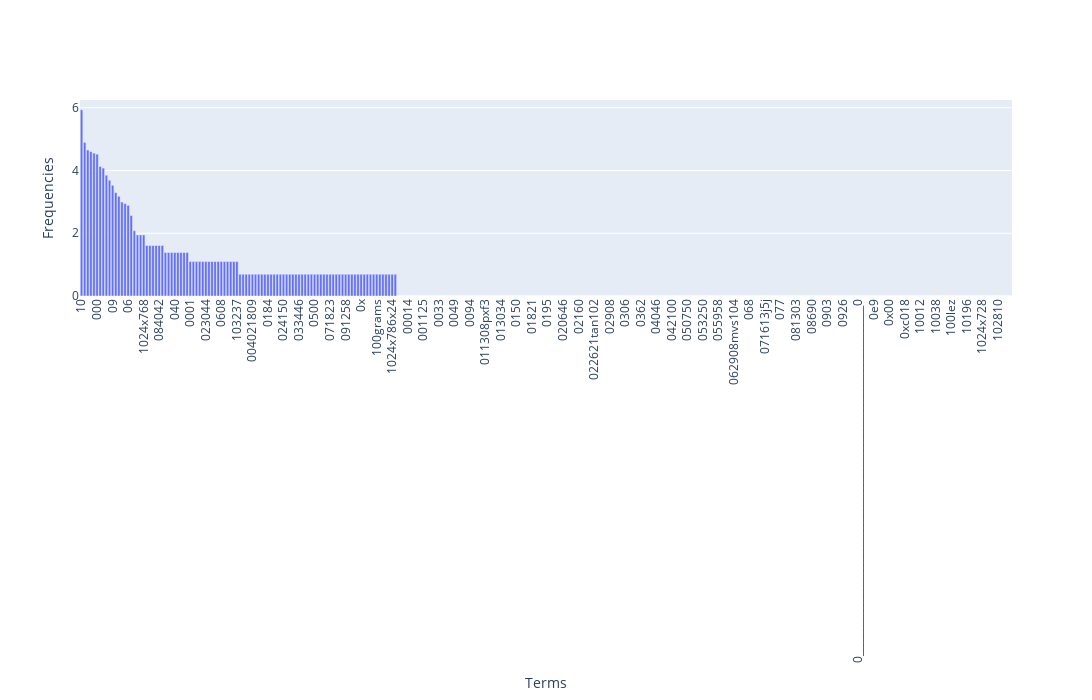

Write notebook code for a chart like this one.
### Markdown cell above
### >>> **Exercise 15 (take home):** 
You can copy the code from the previous exercise and change the 'term_frequencies' variable for the 'term_frequencies_log', comment about the differences that you observe and talk about other possible insights that we can get from a log distribution.

### Code cell
# Answer here
import plotly.graph_objects as go

# Get terms and their frequencies
terms = count_vect.get_feature_names_out()[:300]
frequencies = term_frequencies_log[:300]

# Combine terms and frequencies into a list of tuples and sort by frequency in descending order
sorted_terms_frequencies = sorted(zip(terms, frequencies), key=lambda x: x[1], reverse=True)

# Unzip the sorted list into two separate lists
sorted_terms, sorted_frequencies = zip(*sorted_terms_frequencies)

# Create a bar chart using Plotly
fig = go.Figure(data=[
    go.Bar(x=sorted_terms, y=sorted_frequencies)
])
# Update the layout for custom figure size and rotate x-tick labels
fig.update_layout(width=1400, height=700, xaxis_tickangle=-90, xaxis_title="Terms", yaxis_title="Frequencies", showlegend=False)
fig.show()

### Figure 1 — Plotly figure (JSON) as saved in the notebook; plotly's stock layout.template omitted (floating-point values rounded to 4 significant figures; data arrays with more than 128 entries replaced by an {"elided": "..."} marker saying what was removed)
{"data": [{"type": "bar", "x": {"elided": "300 str values"}, "y": {"elided": "300 float values"}}], "layout": {"height": 700, "showlegend": false, "width": 1400, "xaxis": {"autorange": true, "range": [-0.5, 299.5], "tickangle": -90, "title": {"text": "Terms"}, "type": "category"}, "yaxis": {"autorange": true, "range": [0, 6.247], "title": {"text": "Frequencies"}, "type": "linear"}}}
